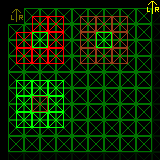

Rendered tile map (Tiled .tmx) drawn with the repository's tilesets; below, a short description and the full map source, tile grids included:
An orthogonal 10x10 tile map with 16x16 px tiles, 2 tile layers (Tile Layer 1, Tile Layer 2), 2 tilesets and 5 objects (obj1).

<map version="1.0" orientation="orthogonal" width="10" height="10" tilewidth="16" tileheight="16" backgroundcolor="#000000">
 <properties>
  <property name="map" value="1" />
 </properties>
 <tileset firstgid="1" name="tileset" tilewidth="16" tileheight="16">
  <properties>
   <property name="tileset" value="1" />
  </properties>
  <image source="tileset.png" trans="0000ff" width="32" height="32" />
  <tile id="0">
   <properties>
    <property name="tile1" value="1" />
   </properties>
  </tile>
 </tileset>
 <tileset firstgid="5" source="tileset.tsx" />
 <layer name="Tile Layer 1" width="10" height="10" opacity="0.46">
  <properties>
   <property name="layer" value="1" />
  </properties>
  <data encoding="csv">
5,8,8,8,8,8,8,8,8,8,
8,8,8,8,8,8,8,8,8,8,
8,8,8,8,8,8,8,8,8,8,
8,8,8,8,8,8,8,8,8,8,
8,8,8,8,8,8,8,8,8,8,
8,8,8,8,8,8,8,8,8,8,
8,8,8,8,8,8,8,8,8,8,
8,8,8,8,8,8,8,8,8,8,
8,8,8,8,8,8,8,8,8,8,
8,8,8,8,8,8,8,8,8,8
</data>
 </layer>
 <layer name="Tile Layer 2" width="10" height="10">
  <data encoding="csv">
0,0,0,0,0,0,0,0,0,1,
0,0,2,2,0,3,3,3,0,0,
0,2,4,2,0,3,4,3,0,0,
0,2,2,2,0,3,3,3,0,0,
0,0,0,0,0,0,0,0,0,0,
0,4,4,4,0,0,0,0,0,0,
0,4,3,4,0,0,0,0,0,0,
0,4,4,4,0,0,0,0,0,0,
0,0,0,0,0,0,0,0,0,0,
0,0,0,0,0,0,0,0,0,0
</data>
 </layer>
 <objectgroup color="#ffaa00" name="Object Layer 1" width="10" height="10">
  <object name="obj1" x="144" y="96" width="16" height="16">
   <properties>
    <property name="name" value="obj1" />
   </properties>
   <ellipse />
  </object>
  <object x="160" y="64">
   <polygon points="0,0 -16,16 0,16" />
  </object>
  <object x="80" y="80" width="48" height="48" />
  <object x="160" y="128">
   <polyline points="0,0 -16,16 0,32 -16,32 -32,16 -48,32" />
  </object>
  <object x="186" y="58">
   <polygon points="0,0 42,60 87,0 42,20" />
  </object>
 </objectgroup>
</map>
